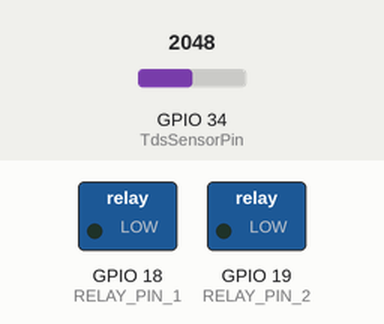
Recording of a sketch running on a simulated ESP32. Parts: switched loads named in the sketch (green lamp = pin HIGH). Dashed ring = blinking. The test bench sets the inputs (shaded band); at power-on: GPIO 34 (TdsSensorPin) = 2048. What the sketch prints to the serial monitor is not drawn.

Above: at 0.9 s.
At 2.3 s:
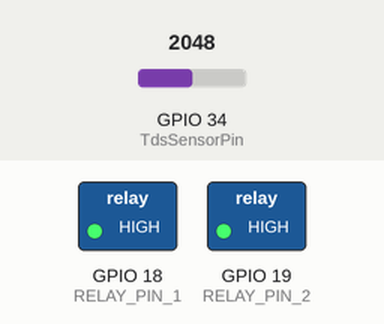
Timing chart, 0 to 4.6 s (numbered marks = the images above):
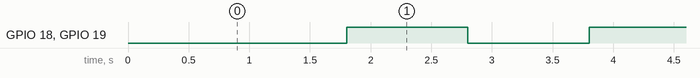

The sketch:

tds_conductivity_sensor.ino
```cpp
#include <algorithm>

#define TdsSensorPin 34
#define VREF 3.3              // analog reference voltage of the ADC
#define SCOUNT  30            // sum of sample point
#define RELAY_PIN_1 18
#define RELAY_PIN_2 19

int analogBuffer[SCOUNT];     // store the analog value in the array, read from ADC
int analogBufferTemp[SCOUNT];
int analogBufferIndex = 0;
int copyIndex = 0;

float averageVoltage = 0;     // Floats to calculate average voltage & TDS value
float tdsValue = 0;
float temperature = 25;

int getMedianNum(int bArray[], int iFilterLen) {
  // Declare an array bTab with size iFilterLen
  int bTab[iFilterLen];
  // Copy elements from bArray to bTab
  for (int i = 0; i < iFilterLen; i++)
    bTab[i] = bArray[i];

  // Sort the elements in bTab
  std::sort(bTab, bTab + iFilterLen);

  // Calculate the median value based on the sorted array bTab
  int median;
  if ((iFilterLen & 1) > 0) {
    // If the length of the array is odd, the median is the middle element
    median = bTab[(iFilterLen - 1) / 2];
  }
  else {
    // If the length of the array is even, the median is the average of the two middle elements
    median = (bTab[iFilterLen / 2] + bTab[iFilterLen / 2 - 1]) / 2;
  }

  // Return the median value
  return median;
}

void setup() {
  Serial.begin(115200);  // Initialize serial communication with a baud rate of 115200
  pinMode(TdsSensorPin, INPUT);  // Set TdsSensorPin as input
  pinMode(RELAY_PIN_1, OUTPUT);  // Set RELAY_PIN_1 as output
  pinMode(RELAY_PIN_2, OUTPUT);  // Set RELAY_PIN_2 as output
}

void loop() {
  static unsigned long analogSampleTimepoint = millis();
  if (millis() - analogSampleTimepoint > 40U) { //every 40 milliseconds, read the analog value from the ADC
    analogSampleTimepoint = millis();
    analogBuffer[analogBufferIndex] = analogRead(TdsSensorPin);    //read the analog value and store into the buffer
    analogBufferIndex++;
    if (analogBufferIndex == SCOUNT) {
      analogBufferIndex = 0;
    }
  }

  static unsigned long printTimepoint = millis();
  if (millis() - printTimepoint > 800U) {
    printTimepoint = millis();
    for (copyIndex = 0; copyIndex < SCOUNT; copyIndex++) {
      analogBufferTemp[copyIndex] = analogBuffer[copyIndex];

      // read the analog value more stable by the median filtering algorithm, and convert to voltage value
      averageVoltage = getMedianNum(analogBufferTemp, SCOUNT) * (float)VREF / 4096.0;

      //temperature compensation formula: fFinalResult(25^C) = fFinalResult(current)/(1.0+0.02*(fTP-25.0));
      float compensationCoefficient = 1.0 + 0.02 * (temperature - 25.0);

      //temperature compensation
      float compensationVoltage = averageVoltage / compensationCoefficient;

      //convert voltage value to tds value
      tdsValue = (133.42 * compensationVoltage * compensationVoltage * compensationVoltage - 255.86 * compensationVoltage * compensationVoltage + 857.39 * compensationVoltage) * 0.5;

      if (tdsValue < 1000) {
        Serial.print("TDS Value Low:");
        Serial.print(tdsValue, 0);
        Serial.println("ppm");

        // turn on pump A & B for 1 seconds
        digitalWrite(RELAY_PIN_1, LOW);
        digitalWrite(RELAY_PIN_2, LOW);
        delay(1000);

        digitalWrite(RELAY_PIN_1, HIGH);
        digitalWrite(RELAY_PIN_2, HIGH);
        delay(1000);
      }
      else if (tdsValue == 1000) {
        Serial.print("TDS Value:");
        Serial.print(tdsValue, 0);
        Serial.println("ppm");
      }
      else {
        // Do nothing for other cases
      }
    }
  }
}
```

Measured:
- by itself, GPIO 18 (RELAY_PIN_1), GPIO 19 (RELAY_PIN_2): alternates HIGH for 1.0 s and LOW for 1.0 s
